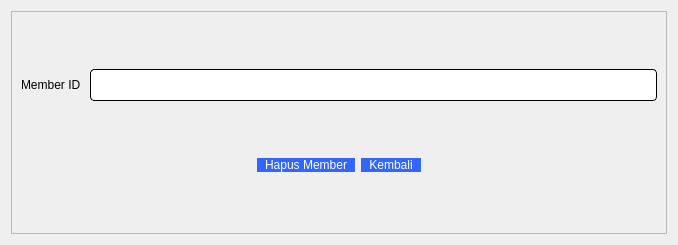
<?xml version="1.0" encoding="UTF-8"?>
<ui version="4.0">
 <class>deleteMember</class>
 <widget class="QDialog" name="deleteMember">
  <property name="geometry">
   <rect>
    <x>0</x>
    <y>0</y>
    <width>678</width>
    <height>245</height>
   </rect>
  </property>
  <property name="windowTitle">
   <string>Dialog</string>
  </property>
  <layout class="QVBoxLayout" name="verticalLayout_2">
   <item>
    <widget class="QFrame" name="frame">
     <property name="frameShape">
      <enum>QFrame::StyledPanel</enum>
     </property>
     <property name="frameShadow">
      <enum>QFrame::Raised</enum>
     </property>
     <layout class="QVBoxLayout" name="verticalLayout">
      <item>
       <layout class="QHBoxLayout" name="horizontalLayout">
        <item>
         <widget class="QLabel" name="label">
          <property name="styleSheet">
           <string notr="true">font: 10pt &quot;Comic Sans MS&quot;;
color: rgb(0, 0, 0);</string>
          </property>
          <property name="text">
           <string>Member ID </string>
          </property>
         </widget>
        </item>
        <item>
         <widget class="QLineEdit" name="ID">
          <property name="styleSheet">
           <string notr="true">QLineEdit{
	background-color: rgb(255, 255, 255);
	 border: 1px  solid;
     border-radius: 4px;
	font: 24px
}</string>
          </property>
         </widget>
        </item>
       </layout>
      </item>
      <item>
       <layout class="QHBoxLayout" name="horizontalLayout_2">
        <item>
         <spacer name="horizontalSpacer">
          <property name="orientation">
           <enum>Qt::Horizontal</enum>
          </property>
          <property name="sizeHint" stdset="0">
           <size>
            <width>138</width>
            <height>20</height>
           </size>
          </property>
         </spacer>
        </item>
        <item>
         <widget class="QPushButton" name="deleteMemberBtn">
          <property name="styleSheet">
           <string notr="true">QPushButton{
color: rgb(255, 255, 255);
font: 10pt &quot;Comic Sans MS&quot;;
border-radius:8px;
padding : 0 8px;
background: #3366FF;
border -radius:10px;
}
QPushButton:hover:!pressed

{
background:#4f85e2;
}
QToolButton
{

border-radius:10px;
bacground:red;
color:red;
}

QPushButton:pressed
{
              font-size: 19px;
              transition: 0.9s; 
}</string>
          </property>
          <property name="text">
           <string>Hapus Member</string>
          </property>
         </widget>
        </item>
        <item>
         <widget class="QPushButton" name="backButton">
          <property name="styleSheet">
           <string notr="true">QPushButton{
color: rgb(255, 255, 255);
font: 10pt &quot;Comic Sans MS&quot;;
border-radius:8px;
padding : 0 8px;
background: #3366FF;
border -radius:10px;
}
QPushButton:hover:!pressed

{
background:#4f85e2;
}
QToolButton
{

border-radius:10px;
bacground:red;
color:red;
}

QPushButton:pressed
{
              font-size: 19px;
              transition: 0.9s; 
}</string>
          </property>
          <property name="text">
           <string>Kembali</string>
          </property>
         </widget>
        </item>
        <item>
         <spacer name="horizontalSpacer_2">
          <property name="orientation">
           <enum>Qt::Horizontal</enum>
          </property>
          <property name="sizeHint" stdset="0">
           <size>
            <width>68</width>
            <height>20</height>
           </size>
          </property>
         </spacer>
        </item>
       </layout>
      </item>
     </layout>
    </widget>
   </item>
  </layout>
 </widget>
 <resources/>
 <connections/>
</ui>
